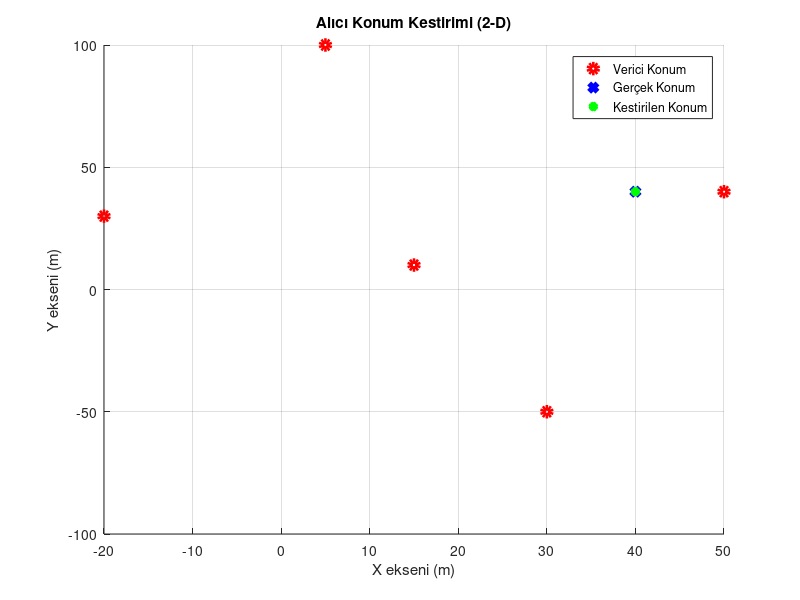
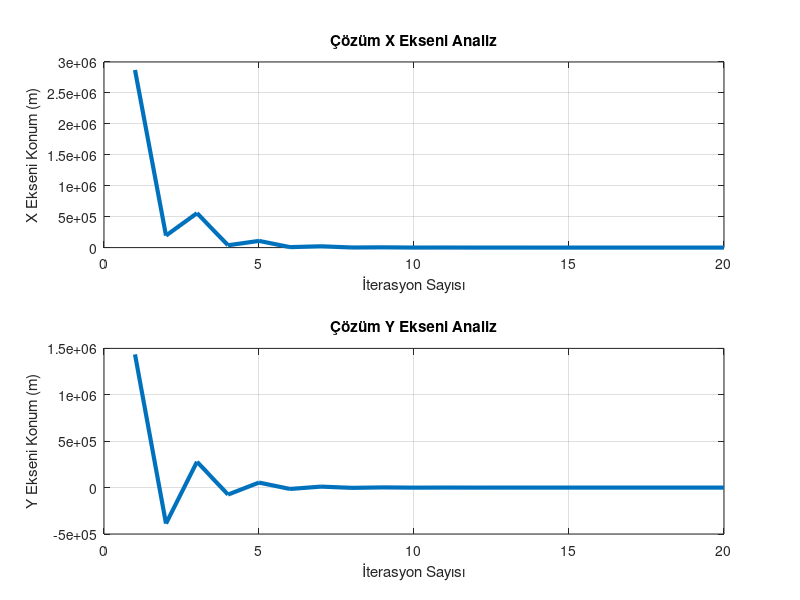

Source code (MATLAB) for these figures, in order:
clear
clc
close all

%% Vericilerin Konumlarını Belirle:
verici_konumlar = [30, -50; 5 100; 50 40; 15, 10; -20, 30];

%% Vektörleri oluştur
H = zeros(length(verici_konumlar), 2);
Y = zeros(1, length(verici_konumlar));
W = eye(length(verici_konumlar));

%% Gerçek Konumu Belirle:
gercek_konum = [40, 40];

%% Pseudo-rangelerin doldurulacağı vektörü oluştur:
prs          = [];

%% Vericilerden ulaşan pseudo-range değerlerini oluştur:
for i = 1 : length(verici_konumlar)
    a = 1;
    b = 5;
    gurultu = a + (b-a)*rand();
    prs(end+1) = sqrt((verici_konumlar(i, 1) - gercek_konum(1))^2 + ...
        (verici_konumlar(i, 2) - gercek_konum(2))^2) + 0;
end

%% İlk Konum Tahminini Belirle:
konum_tahmin = [1e6, -2e6];
d            = 100000;
konum_cell   = {};

sayici = 0;
while (d > 1e-4)
    
    %% Her bir uydu  için pseudo-range hesapla ve 
    %  H matrisini oluştur:
    for i = 1 : length(verici_konumlar)
        uzaklik = sqrt((verici_konumlar(i, 1) - konum_tahmin(1))^2 + ...
        (verici_konumlar(i, 2) - konum_tahmin(2))^2); 

        H(i, 1) = (konum_tahmin(1) - verici_konumlar(i, 1)) / uzaklik;
        H(i, 2) = (konum_tahmin(2) - verici_konumlar(i, 2)) / uzaklik;
        
        %% y vektörünü oluştur:
        Y(i) = prs(i) - uzaklik;
    end
    
    %% En Küçük Kareler Çözümünü Yap:
    dx = inv(H' * W * H) * H' * W * Y';

    d = norm(dx);

    konum_tahmin = konum_tahmin + dx';
    konum_cell{end+1} = konum_tahmin;

    sayici = sayici + 1;

end

fprintf("%d adımda En Küçük Kareler Algoritması çözüme ulaştı.\n", sayici);
fprintf("Gerçek Konum: %f, %f \n", gercek_konum(1), gercek_konum(2));
fprintf("Kestirilen Konum: %f, %f \n", konum_tahmin(1), konum_tahmin(2));
fprintf("Kestirim Hatası: %f metre.\n", norm(gercek_konum - konum_tahmin));

figure;
grid on
xlabel("X ekseni (m)")
ylabel("Y ekseni (m)")
for i = 1 : length(verici_konumlar)
    hold on
    plot(verici_konumlar(i, 1), verici_konumlar(i, 2), 'ro', 'LineWidth', 4, 'DisplayName', 'Verici Konum')
    legend("Verici Konum")
end

hold on 
plot(gercek_konum(1), gercek_konum(2), 'bx', 'LineWidth', 4, 'DisplayName', 'Gerçek Konum')
hold on
plot(konum_tahmin(1), konum_tahmin(2), 'g*', 'LineWidth', 4, 'DisplayName', 'Kestirilen Konum')
title("Alıcı Konum Kestirimi (2-D)")

cozum_x_arr = [];
cozum_y_arr = [];
for i = 1 : length(konum_cell)
    temp = konum_cell{i};
    cozum_x_arr(end + 1) = temp(1);
    cozum_y_arr(end + 1) = temp(2);
end
 
figure;
subplot(2, 1, 1)
plot(cozum_x_arr, 'LineWidth', 3);
grid on
ylabel("X Ekseni Konum (m)")
xlabel("İterasyon Sayısı")
title("Çözüm X Ekseni Analiz")
subplot(2, 1, 2)
plot(cozum_y_arr, 'LineWidth', 3);
grid on
ylabel("Y Ekseni Konum (m)")
xlabel("İterasyon Sayısı")
title("Çözüm Y Ekseni Analiz")